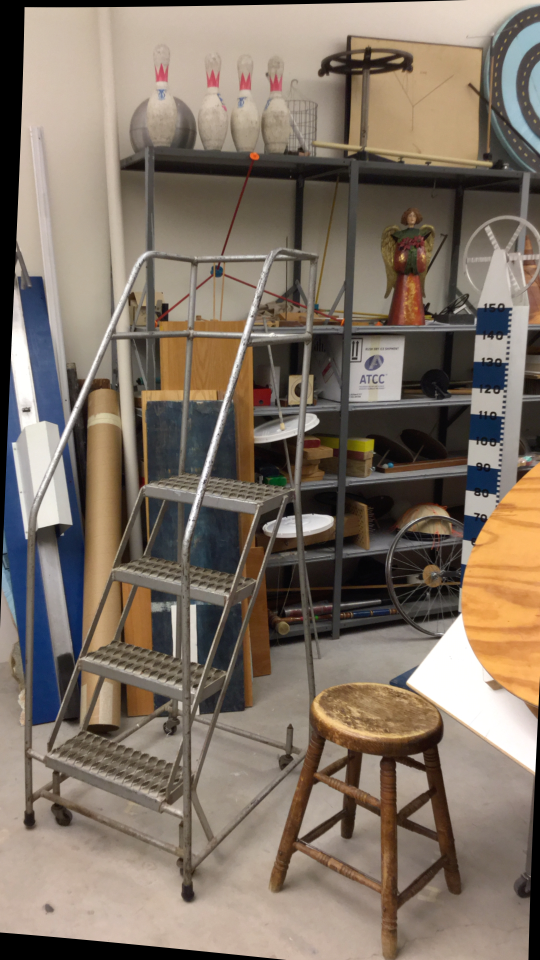
#> input picture depth_files/ladder/im0.png, 1080 x 1920 px, found by its file name (shown at 1/2 size)
$ python fundamentalmatrix.py
#> lines starting #> are read from the running program, lines starting #| are printed output that depends on the picture; long printed decimals are rounded
### depth_files/Code.py
import cv2
import numpy as np
import glob
################################################### Given Data ############################################
#For dataset 1
camd0=np.array([[1733.74,0,792.27],[0,1733.74,541.89], [0,0,1]])
camd1=np.array([[1733.74,0,792.27],[0,1733.74,541.89],[0,0,1]])
doffs1=0
baseline1=536.62
width1=1920
height1=1080
ndisp1=170
vmin1=55
vmax1=142

#For Dataset 2
camd20=np.array([[1758.23,0,829.15],[0,1758.23,552.78],[0,0,1]])
camd21=np.array([[1758.23,0,829.15],[0,1758.23,552.78],[0,0,1]])
doffs2=0
baseline2=97.99
width2=1920
height2=1080
ndisp2=220
vmin2=65
vmax2=197

#For Dataset 3
cam0=np.array([[1734.16,0,333.49],[0,1734.16,958.05], [0,0,1]])
cam1=np.array([[1734.16,0,333.49],[0,1734.16,958.05], [0,0,1]])
doffs3=0
baseline3=228.38
width3=1920
height3=1080
ndisp3=110
vmin3=27
vmax3=85
############################################## Importing Files ##################################
#STEP1 : Getting Common Features using BFMatch

def SIFT(image):
    imgs = cv2.cvtColor(image, cv2.COLOR_BGR2GRAY)

    # detect and extract features from the image
    sift = cv2.SIFT_create()
    #Keypoints will be a list of keypoints and desc will be an array of Num of keypoinnts x 128
    #We use SIFT instead of haris corner as Haris corner detection uses fixed kernel size and sclaing
    #image might miss out the details.
    keyp1, descrip1 = sift.detectAndCompute(imgs, None)
    return keyp1,descrip1


def BFMatch(descrip1,descrip2):

    bf = cv2.BFMatcher()
    matches1 = bf.knnMatch(descrip1, descrip2, k=2)
    knn1=[]
    for m,n in matches1:
        if m.distance < n.distance * 0.75:
             knn1.append(m)
    return knn1

def match(k1, k2, d1, d2):
    #Now having all keypoints, we will use BF matcher to match descriptor to one image with other using distance calculation
    #All features are compared. We use euclidean distance to match descriptor
    AllMatches =BFMatch(d1,d2)
    matched_pairs=[]
        # construct the two sets of points
        #source points are co-ordinated of keypoints in original plane and dst points are keypoints of
        #matching decscriptors of the second image.
        #We use the DMatch() function to get keypoints values, as its part of output of keyp1. I
    pA = [k1[m.queryIdx].pt for m in AllMatches]
    pB = [k2[m.trainIdx].pt for m in AllMatches]
    matched_pairs.append([pA[0], pA[1], pB[0], pB[1]])
    matched_pairs = np.array(matched_pairs).reshape(-1, 4)
    return (AllMatches, pA, pB,matched_pairs)

def draw_matches(img1,k1,img2,k2,match_pairs):

    match=cv2.drawMatches(img1,k1,img2,k2,match_pairs,None,flags=cv2.DrawMatchesFlags_NOT_DRAW_SINGLE_POINTS)
    cv2.imshow("Matching Features",match)
    cv2.waitKey(0)
    cv2.destroyAllWindows()

dataset=int(input("enter dataset number"))
#> the answer given: 3
if dataset==1:
    img1=cv2.imread('depth_files/artroom/im0.png')
    img2=cv2.imread('depth_files/artroom/im1.png')
    img1=cv2.resize(img1,(0,0),fx=0.5,fy=0.5)
    img2=cv2.resize(img2,(0,0),fx=0.5,fy=0.5)
elif dataset==2:
    img1=cv2.imread('depth_files/chess/im0.png')
    img2=cv2.imread('depth_files/chess/im1.png')
    img1=cv2.resize(img1,(0,0),fx=0.5,fy=0.5)
    img2=cv2.resize(img2,(0,0),fx=0.5,fy=0.5)
elif dataset==3:
    img1=cv2.imread('depth_files/ladder/im0.png')
#> img1 is the input picture: shape (1920, 1080, 3); mean B, G, R 101.7, 114.7, 127.8
    img2=cv2.imread('depth_files/ladder/im1.png')
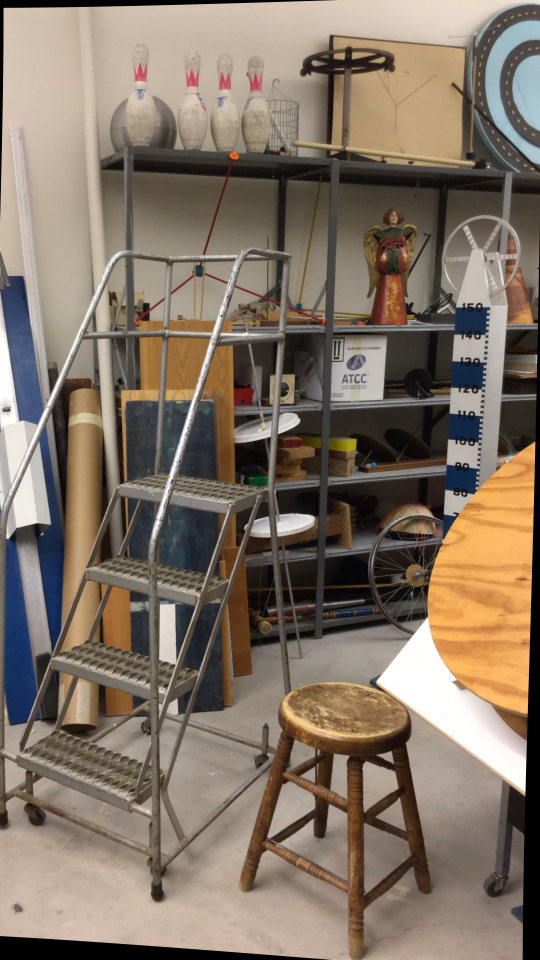
#> input picture depth_files/ladder/im1.png, 1080 x 1920 px, found by its file name (shown at 1/2 size)
#> img2 is the input picture: shape (1920, 1080, 3); mean B, G, R 101.8, 116.1, 130.3
    img1=cv2.resize(img1,(0,0),fx=0.5,fy=0.5)
#> img1: shape (960, 540, 3)
    img2=cv2.resize(img2,(0,0),fx=0.5,fy=0.5)
#> img2: shape (960, 540, 3)
else:
    print("Sorry")
k1,d1=SIFT(img1)
#> in SIFT, `imgs = cv2.cvtColor(image, cv2.COLOR_BGR2GRAY)`:
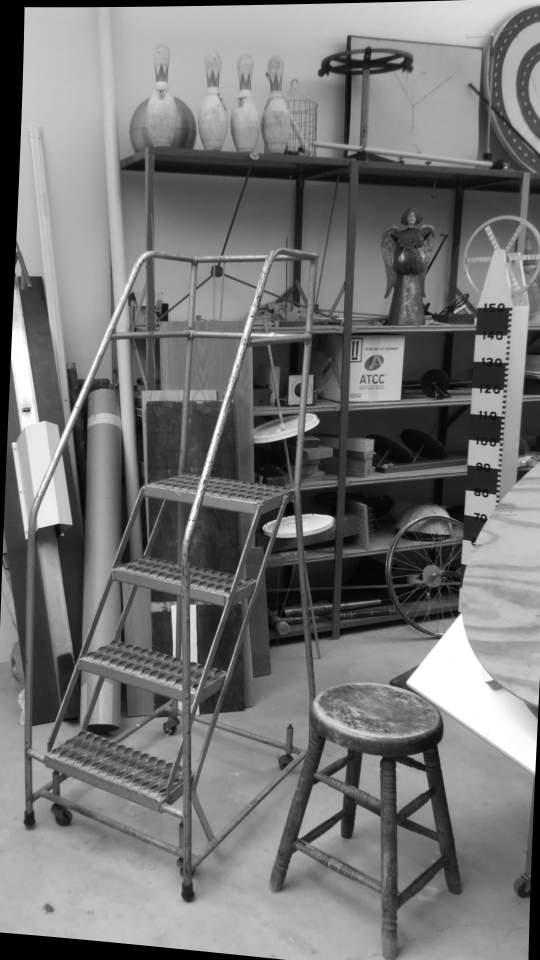
#> imgs: shape (960, 540); min 0, max 255, mean 117.3
#> in SIFT, `keyp1, descrip1 = sift.detectAndCompute(imgs, None)`: keyp1 = 2603 keypoints; strongest (x, y, size): (317, 523, 15.6), (78, 403, 4.5), (312, 422, 8.8), (188, 895, 10.1)
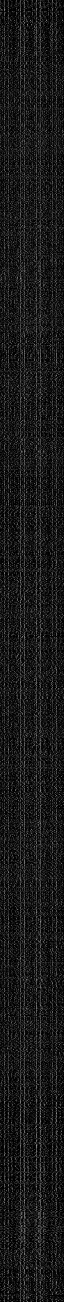
#> d1: shape (2603, 128) float32 (shown at 1/2 size); min 0, max 218, mean 25.2
#> k1 has the same summary as keyp1 in SIFT
k2,d2=SIFT(img2)
#> in SIFT (call 2), `imgs = cv2.cvtColor(image, cv2.COLOR_BGR2GRAY)`:
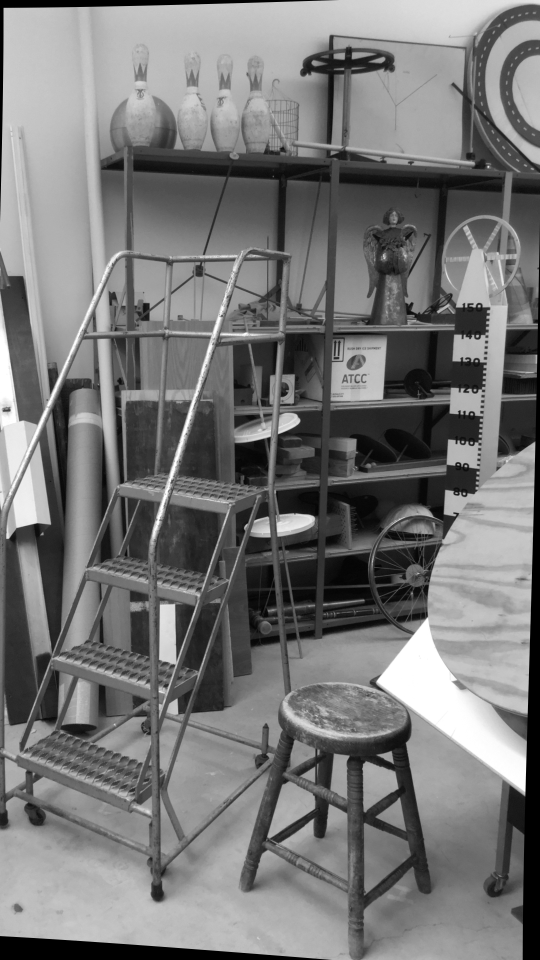
#> imgs: shape (960, 540); min 0, max 255, mean 118.8
#> in SIFT (call 2), `keyp1, descrip1 = sift.detectAndCompute(imgs, None)`: keyp1 = 2556 keypoints; strongest (x, y, size): (520, 783, 9.6), (7, 410, 4.6), (289, 421, 11.7), (158, 894, 10.1)
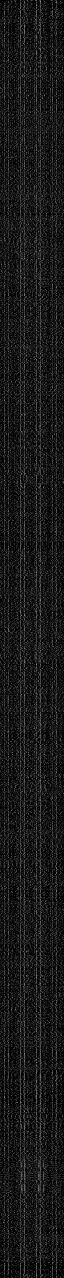
#> d2: shape (2556, 128) float32 (shown at 1/2 size); min 0, max 215, mean 25.1
#> k2 has the same summary as keyp1 in SIFT
bm=BFMatch(d1,d2)
#> in BFMatch, `matches1 = bf.knnMatch(descrip1, descrip2, k=2)`: matches1 = 2603 matches
#> after the loop in BFMatch, `for m,n in matches1:`: knn1 = 1183 matches
#> bm = 1183 matches
match,key1,key2,mp=match(k1,k2,d1,d2)
#> in match, `pA = [k1[m.queryIdx].pt for m in AllMatches]`: pA = 1183 pairs, first value 21.95 to 536.3, second value 13.73 to 954.4
#> in match, `pB = [k2[m.trainIdx].pt for m in AllMatches]`: pB = 1183 pairs, first value 6.24 to 531.2, second value 10.4 to 953.8
#> in match, `matched_pairs = np.array(matched_pairs).reshape(-1, 4)`: matched_pairs = [[21.95, 816.9, 23.01, 712.1], [148.8, 889.9, 372.3, 734.9]]
#> match = 1183 matches; key1 has the same summary as pA in match; key2 has the same summary as pB in match; mp has the same summary as matched_pairs in match
# print(len(match))
draw_matches(img1,k1,img2,k2,match)
#> in draw_matches, `match=cv2.drawMatches(img1,k1,img2,k2,match_pairs,None,flags=cv2.DrawM..`:
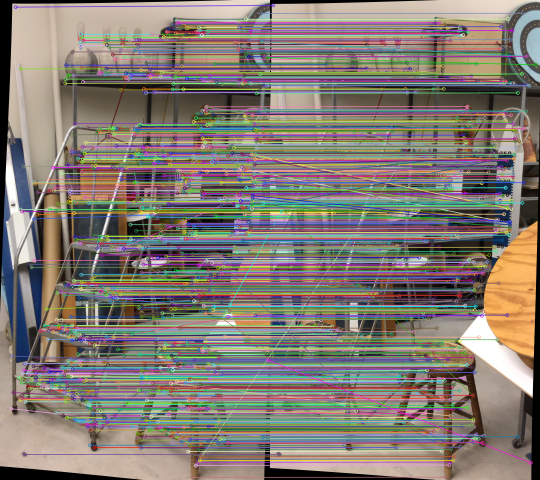
#> match: shape (960, 1080, 3) (shown at 1/2 size); mean B, G, R 115.4, 123, 131.4

### depth_files/fundamentalmatrix.py
import cv2
import matplotlib.pyplot as plt
import numpy as np
import random
from Code import *
########## ESTIMATING FUNDAMENTAL MATIRX ###########
#On paper F = K^-1 EK^-1 where E is estimate matrix
def fundamental_matrix(kp1,kp2):
    M=np.zeros(shape=((len(kp1)),9))
    for i in range(len(kp1)):
        x0,y0=kp1[i][0],kp1[i][1]
        x1,y1=kp2[i][0],kp2[i][1]
        M[i]=np.array([x0*x1,x0*y1,x0,y0*x1,y0*y1,y0,x1,y1,1])
    #Find SVD of M matrix
    _,_,V=np.linalg.svd(M)
    F=V[-1,:]
    F=F.reshape(3,3) #Now rank is 3
    #To reduce F to a rank of 2, last singular value of F=0
    U,S,v=np.linalg.svd(F)
    #Last singular value=0
    S[-1]=0
    singular=np.zeros((3,3))
    for i in range(3):
        singular[i][i]=S[i] #Diagonal Singular Matrix
    #Now un normalize F
    F=np.dot(U,np.dot(singular,v))
    # print("Shape of F :",np.shape(F))
    return F
#When we get matches we filter out using RANSAC
def RANSAC(p1, p2, N=5000, t=0.02):
    Cindex = []
    F = 0
    for i in range(0,N):
        idx1, idx2 = [], []
        for j in range(8):
            inl = random.randint(0, len(p1) - 1)
            idx1.append(p1[inl])
            idx2.append(p2[inl])
        F_m = fundamental_matrix(idx1, idx2)
        S_m = []
        for index1, index2 in zip(p1, p2):
            target1 = np.array([index1[0], index1[1], 1])
            target2 = np.array([index2[0], index2[1], 1])
            t_p = abs(np.dot(target2.T, np.dot(F_m, target1)))
            # print(t_p)
            if t_p < t:
                S_m.append([index1,index2])
                 # Append index1 (or any other identifier) instead of [index1, index2]
        if len(S_m) >= 4: #We need atleast 4 pairs - 8 Points to get a fundamental matrix
            new_S = len(S_m)
            S_inlier=S_m
            F_inlier = F_m
            # if new_S > thresh:
            #     Cindex = S_inlier
            break
    else:
        print("No inliers found")
        return None, None
    S_m=np.array(S_m)
    S_m = S_m.reshape(-1, 4)
    print((S_m))
    return F_inlier, S_m

#Get Essential Matrix
def essential(M1,M2,F):
    Ematrix=M2.T.dot(F).dot(M1)
    U,S,V=np.linalg.svd(Ematrix)
    S=[1,1,0] #Forcing last singular value as 0
    Ematrix=np.dot(U,np.dot(np.diag(S),V))
    return Ematrix

#Decomposition of E matrix into T and R, we take sVD of E and R matrix as solution of SVD
def getcampose(E):
    U,S,V=np.linalg.svd(E)
    #We compute R=UWV.T where W takes Skew symm matrix along diagonal
    W_mat=np.array([[0,-1,0],[1,0,0],[0,0,1]])
    Rot=[]
    trans=[]
    #checking for negative dets
    R1=np.dot(U,np.dot(W_mat,V))
    R2=np.dot(U,np.dot(W_mat.T,V))
    R3=np.dot(U,np.dot(W_mat,V))
    R4=np.dot(U,np.dot(W_mat.T,V))
    t1=U[:,2]
    t2=-U[:,2]
    t3=U[:,2]
    t4=-U[:,2]
    Rot=[R1,R2,R3,R4]
    trans=[t1,t2,t3,t4]
    for i in range(4): #For all 4 values in the array
        if(np.linalg.det(Rot[i])<0):
            Rot[i] = -Rot[i]
            trans[i] = -trans[i]
    return Rot,trans

def checkcheiral(pts, R, T):
    n = 0
    for i in range(pts.shape[1]):
        # Homogeneous coordinates of the 3D point
        X_hom = np.hstack((pts[:,i], 1))

        # Convert homogeneous coordinates to 3D coordinates
        X = X_hom[:3] / X_hom[3]

        # Check if R3(X-T)>0
        if R[2,:].dot(X - T) > 0:
            n += 1

    return n


def getPoints(intrin1, intrin2, inlier, rotation, translation):
    pts = []
    Rotation1 = np.identity(3)
    Translation1 = np.zeros((3,1))
    I = np.identity(3)
    #Taking initial camera pose to be a unit value matrix
    Camera1 = np.dot(intrin1, np.dot(Rotation1, np.hstack((I, -Translation1.reshape(3,1)))))

    for i in range(len(translation)):
        #here we best best projection poinnts to be the best inlying points from RANSAC
        #Our points shape is (X,4) and we initially take the first 2 column as X1(x1,y1) and second as X2(x2,y2)
        # print(inlier.shape)
        xl1 = inlier[:,0:2].T
        # print(x1.shape)
        xl2 = inlier[:,2:4].T
        # print(x1.shape)
        Camera2 = np.dot(intrin2, np.dot(rotation[i], np.hstack((I, -translation[i].reshape(3,1)))))
        X = cv2.triangulatePoints(Camera1, Camera2, xl1, xl2)
        pts.append(X)

    return pts
def GetRotTrans(pts,rot_mat,trans_mat):
     max_p=0
     best_v=0 #Takes only when chirality test is passed
     for i in range(len(pts)):
        print(len(pts))
        ptsa = pts[i]
        ptsa = ptsa/ptsa[3, :]
        num=checkcheiral(ptsa, rot_mat[i], trans_mat[i])
        # print("nums",num)
        if num > max_p:
            best_v = i
            max_p = num
        else:
            break
     Rot,Trans,X3D=rot_mat[best_v],trans_mat[best_v],pts[best_v]
     return Rot,Trans,X3D

######################################################## RECTIFICATION ###############################################################
#Referece from : https://docs.opencv.org/3.4/da/de9/tutorial_py_epipolar_geometry.html
def draw_lines(img, lines, keypoints,flag):
    for i, (x, y) in enumerate(keypoints):
        a, b, c = lines[i]
        if not flag:
            y0, y1 = 0, img.shape[0] - 1
            x0 = int(-(b*y0+c)/a)
            x1 = int(-(b*y1+c)/a)
        else:
            x0, x1 = 0, img.shape[1] - 1
            y0 = int(-(a*x0+c)/b)
            y1 = int(-(a*x1+c)/b)
        cv2.circle(img, (int(x), int(y)), 10, (0, 255, 0), -1)
        cv2.line(img, (x0, y0), (x1, y1), (255, 0, 0), 2)

    return img
def epipolar(k1,k2,img1,img2,F,recti_flag=False):
    line=cv2.computeCorrespondEpilines(k2.reshape(-1,1,2),2,F)
    line=line.reshape(-1,3)
    img5=draw_lines(img2,line,k2,recti_flag)
    line2=cv2.computeCorrespondEpilines(k1.reshape(-1,1,2),1,F)
    line2=line2.reshape(-1,3)
    img3=draw_lines(img1,line2,k1,recti_flag)

    plt.subplot(121),plt.imshow(img5)
    plt.subplot(122),plt.imshow(img3)
    plt.show()
    concat_img = np.concatenate((img5, img3), axis = 1)
    concat_img = cv2.resize(concat_img, (1920, 660))
    return line,line2,concat_img
def rectified_lines(img1,img2,f,s1,s2):
    hei1,wid1=img1.shape[:2]
    hei2,wid2=img2.shape[:2]
    #Calculate Rectification using In-Built function
    _,H1,H2=cv2.stereoRectifyUncalibrated(s1,s2,f,(wid1,hei1))
    print("Rectified H1 is ",H1)
    print("Rectified H2 is ",H2)
    #Warp along homoggraphy
    img1_r=cv2.warpPerspective(img1,H1,(wid1,hei1))
    img2_r=cv2.warpPerspective(img2,H2,(wid2,hei2))
    chan1=cv2.perspectiveTransform(s1.reshape(-1, 1, 2), H1).reshape(-1,2)
    chan2=cv2.perspectiveTransform(s2.reshape(-1, 1, 2), H2).reshape(-1,2)
    #Recrtified F = H2.T ^-1 . F.H1^-1 as K RT = H^-1
    H2inv=np.linalg.inv(H2.T)
    H1inv=np.linalg.inv(H1)
    Frect=np.dot(H2inv,np.dot(f,H1inv))
    return img1_r,img2_r,chan1,chan2,Frect

############################################ MAIN ####################
f,s=RANSAC(key1,key2)
#> in RANSAC, `S_m = S_m.reshape(-1, 4)`: S_m = [[114.3, 585.1, 88.06, 584.2], [161.3, 578.2, 133.8, 577.7], [195.8, 577.6, 168.5, 577.2], [211.3, 578.7, 183.9, 578.2], [211.3, 578.7, 183.9, 578.2], [214.5, 578, 187, 577.5], [225, 576.4, 197.6, 576]]
#| [[114.279 585.148  88.058 584.208]
#|  [161.331 578.155  133.834 577.682]
#|  [195.778   577.629 168.510 577.183]
#|  [211.291 578.679 183.946 578.155]
#|  [211.291 578.679 183.946 578.155]
#|  [214.547 577.962  187.010 577.498]
#|  [224.969 576.383 197.564 575.969]]
#> f = [[1.49e-06, 0.000141, -0.0845], [-0.000143, -2.52e-06, -0.00501], [0.0849, 0.00479, 0.993]]; s has the same summary as S_m in RANSAC
# print("THIS IS THE LENGTH",len(s))
if dataset==1:
    E=essential(camd0,camd1,f)
    Rot,trans=getcampose(E)
    xf=getPoints(camd0,camd1,s,Rot,trans)
elif dataset==2:
    E=essential(camd20,camd21,f)
    Rot,trans=getcampose(E)
    xf=getPoints(camd0,camd1,s,Rot,trans)
elif dataset==3:
    E=essential(cam0,cam1,f)
#> in essential, `Ematrix=M2.T.dot(F).dot(M1)`: Ematrix = [[4.49, 423.3, 88.25], [-430.4, -7.58, -95.63], [-89.68, 85.52, -1.97]]
#> in essential, `U,S,V=np.linalg.svd(Ematrix)`: U = [[-0.475, -0.858, -0.197], [0.876, -0.438, -0.202], [0.0867, -0.269, 0.959]]; S = [453.4, 437.3, 1.26e-15]; V = [[-0.853, -0.442, -0.278], [0.478, -0.875, -0.0761], [-0.209, -0.197, 0.958]]
#> in essential, `Ematrix=np.dot(U,np.dot(np.diag(S),V))`: Ematrix = [[-0.00462, 0.96, 0.197], [-0.957, -0.00311, -0.21], [-0.202, 0.197, -0.00362]]
#> E has the same summary as Ematrix in essential
    Rot,trans=getcampose(E)
#> in getcampose, `U,S,V=np.linalg.svd(E)`: U = [[0.98, -0.00473, -0.197], [-0.0454, -0.978, -0.202], [0.192, -0.207, 0.959]]; S = [1, 1, 6.51e-18]; V = [[2.32e-16, 0.979, 0.202], [0.978, -0.0423, 0.205], [-0.209, -0.197, 0.958]]
#> in getcampose, `R1=np.dot(U,np.dot(W_mat,V))`: R1 = [[-0.917, 0.0758, -0.391], [0.0867, -0.92, -0.382], [-0.389, -0.384, 0.838]]
#> in getcampose, `R2=np.dot(U,np.dot(W_mat.T,V))`: R2 = [[1, 0.00218, 0.0129], [-0.00211, 1, -0.00519], [-0.0129, 0.00516, 1]]
#> in getcampose, `R3=np.dot(U,np.dot(W_mat,V))`: R3 has the same summary as R1
#> in getcampose, `R4=np.dot(U,np.dot(W_mat.T,V))`: R4 has the same summary as R2
#> in getcampose, `t1=U[:,2]`: t1 = [-0.197, -0.202, 0.959]
#> in getcampose, `t2=-U[:,2]`: t2 = [0.197, 0.202, -0.959]
#> in getcampose, `t3=U[:,2]`: t3 = [-0.197, -0.202, 0.959]
#> in getcampose, `t4=-U[:,2]`: t4 = [0.197, 0.202, -0.959]
#> in getcampose, `trans=[t1,t2,t3,t4]`: trans = [[-0.197, -0.202, 0.959], [0.197, 0.202, -0.959], [-0.197, -0.202, 0.959], [0.197, 0.202, -0.959]]
#> after the loop in getcampose, `for i in range(4):`: Rot = 4 items
#> Rot = 4 items
    xf=getPoints(camd0,camd1,s,Rot,trans)
#> the loop in getPoints, `for i in range(len(translation)):` made 4 passes
#> xf = 4 items

# print(Rot)
# xf=getPoints(camd0,camd1,s,Rot,trans)
print("############################################################## RESULTS ################################################")
R,T,X3=GetRotTrans(xf,Rot,trans)
#> the loop in GetRotTrans, `for i in range(len(pts)):` made 1 pass
#> num on pass 1: 0
#| 4
#> after the loop in GetRotTrans, `for i in range(len(pts)):`: best_v = 0
#> in GetRotTrans, `Rot,Trans,X3D=rot_mat[best_v],trans_mat[best_v],pts[best_v]`: Rot has the same summary as R1 in getcampose; Trans = [-0.197, -0.202, 0.959]
#> R has the same summary as R1 in getcampose; T = [-0.197, -0.202, 0.959]
print("Fundamental Matrix \n",f)
#| Fundamental Matrix
#|  [[ 1.49315515e-06  1.40757581e-04 -8.44595677e-02]
#|  [-1.43101624e-04 -2.51904805e-06 -5.00615834e-03]
#|  [ 8.48843073e-02  4.78596867e-03  9.92780554e-01]]
print("Essential Matrix \n",E)
#| Essential Matrix
#|  [[-0.004624  0.9603  0.197]
#|  [-0.9567 -0.003106  -0.2097]
#|  [-0.2024  0.197 -0.003624]]
print("Rotation Obtained: \n",R)
#| Rotation Obtained:
#|  [[-0.9173  0.07578 -0.391]
#|  [ 0.08667 -0.9202  -0.3817]
#|  [-0.3887 -0.384  0.8375]]
print("Translation Obtained: \n",T)
#| Translation Obtained:
#|  [-0.1974 -0.202  0.9593]

print(img2.shape)
#| (960, 540, 3)
imga=img1.copy()
imgb=img2.copy()

s1=s[:,0:2]
#> s1 = [[114.3, 585.1], [161.3, 578.2], [195.8, 577.6], [211.3, 578.7], [211.3, 578.7], [214.5, 578], [225, 576.4]]
s2=s[:,2:4]
#> s2 = [[88.06, 584.2], [133.8, 577.7], [168.5, 577.2], [183.9, 578.2], [183.9, 578.2], [187, 577.5], [197.6, 576]]
lines1, lines2, result = epipolar(s1, s2,img1, img2,f,recti_flag=False)
#> in epipolar, `line=cv2.computeCorrespondEpilines(k2.reshape(-1,1,2),2,F)`: line = [[0.0897, 0.996, -594], [0.108, 0.994, -592], [0.0935, 0.996, -593.6], [0.0827, 0.997, -594.7], [0.0827, 0.997, -594.7], [0.0848, 0.996, -594.5], [0.0882, 0.996, -594.2]]
#> the loop in draw_lines, `for i, (x, y) in enumerate(keypoints):` made 7 passes
#> (x, y, a, b, c, x0, x1) on passes 1 to 7: (88.06, 584.2, 0.0897, 0.996, -594, 6622, -4026), (133.8, 577.7, 0.108, 0.994, -592, 5462, -3333), (168.5, 577.2, 0.0935, 0.996, -593.6, 6349, -3863), (183.9, 578.2, 0.0827, 0.997, -594.7, 7193, -4367), (183.9, 578.2, 0.0827, 0.997, -594.7, 7193, -4367), (187, 577.5, 0.0848, 0.996, -594.5, 7013, -4259), (197.6, 576, 0.0882, 0.996, -594.2, 6737, -4094)
#> in epipolar, `line2=cv2.computeCorrespondEpilines(k1.reshape(-1,1,2),1,F)`: line2 = [[-0.084, -0.996, 588.9], [-0.0956, -0.995, 588], [-0.0827, -0.997, 589], [-0.0731, -0.997, 589.6], [-0.0731, -0.997, 589.6], [-0.0748, -0.997, 589.5], [-0.0772, -0.997, 589.4]]
#> the loop in draw_lines (call 2), `for i, (x, y) in enumerate(keypoints):` made 7 passes
#> (x, y, a, b, c, x0, x1) on passes 1 to 7: (114.3, 585.1, -0.084, -0.996, 588.9, 7010, -4365), (161.3, 578.2, -0.0956, -0.995, 588, 6148, -3833), (195.8, 577.6, -0.0827, -0.997, 589, 7120, -4433), (211.3, 578.7, -0.0731, -0.997, 589.6, 8064, -5016), (211.3, 578.7, -0.0731, -0.997, 589.6, 8064, -5016), (214.5, 578, -0.0748, -0.997, 589.5, 7884, -4905), (225, 576.4, -0.0772, -0.997, 589.4, 7632, -4750)
#> in epipolar, `concat_img = cv2.resize(concat_img, (1920, 660))`:
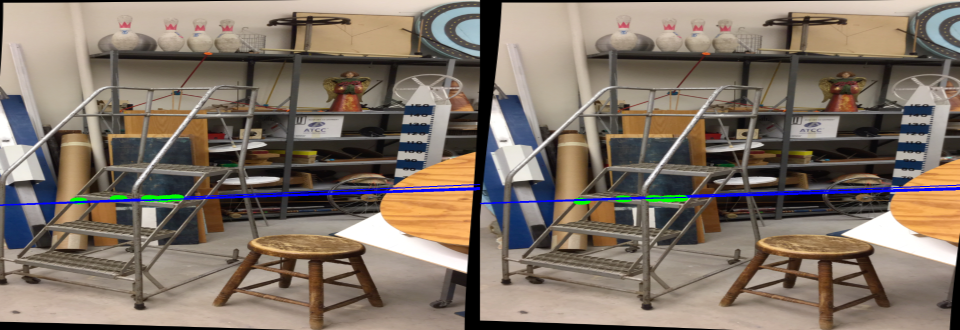
#> concat_img: shape (660, 1920, 3) (shown at 1/2 size); mean B, G, R 103.2, 115, 127.9
#> lines1 has the same summary as line in epipolar; lines2 has the same summary as line2 in epipolar
if dataset==1:
    cv2.imwrite("unrectified_epipolar_artroom.jpg", result)
elif dataset==2:
    cv2.imwrite("unrectified_epipolar_chess.jpg", result)
elif dataset==3:
    cv2.imwrite("unrectified_epipolar_ladder.jpg", result)

img1_r, img2_r,tranf1, tranf2,F_rect=rectified_lines(imga,imgb,f,s1,s2)
#> (the run stopped early here; a loop or call above may not have finished)
